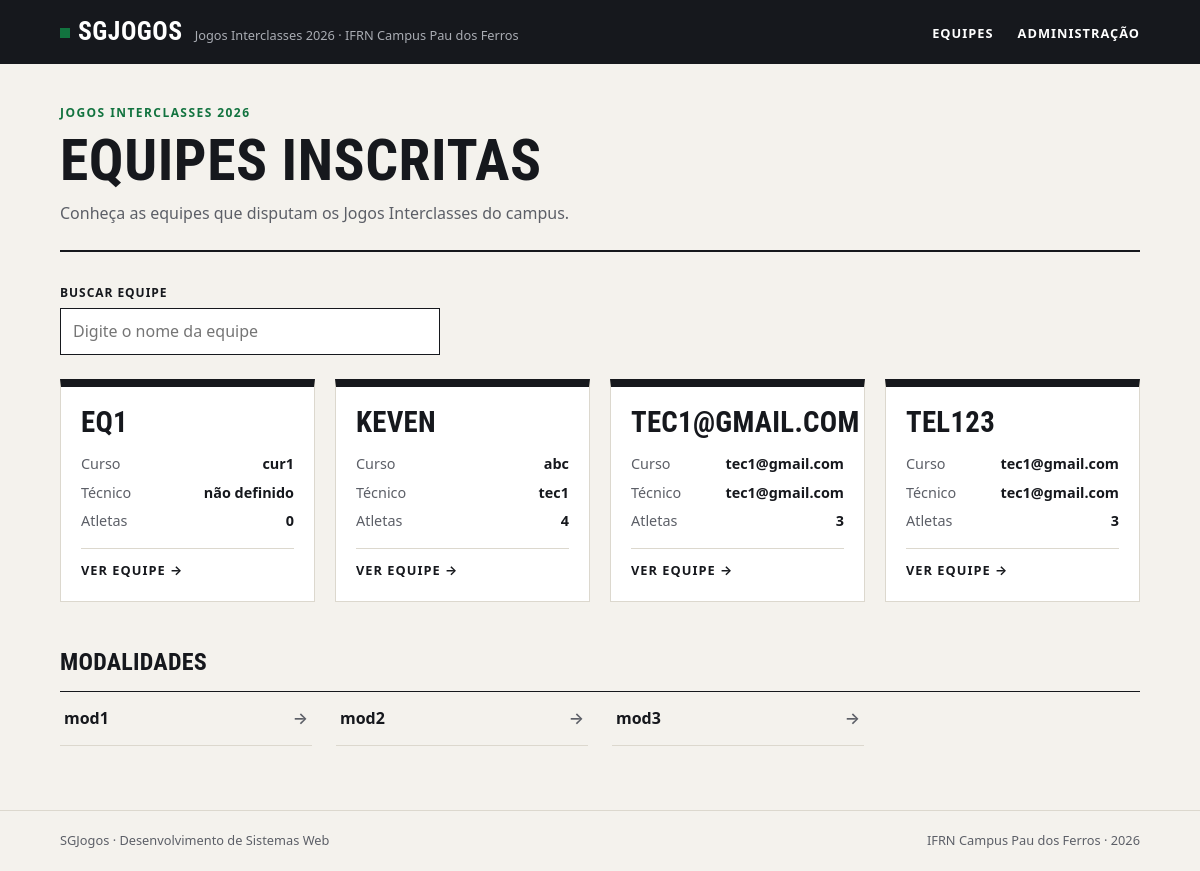
The page / on the database its author committed.
### jogos/models.py (models this page shows, shortened)
class Equipe(models.Model):
    nome = models.CharField(max_length=50, unique=True)
    curso = models.CharField(max_length=50)
    cor = models.CharField(max_length=50)
    criado_em = models.DateTimeField(auto_created=True)
    class Meta:
        verbose_name = "equipe"
        verbose_name_plural = "equipes"
        ordering = ["nome"]

class Tecnico(models.Model):
    nome = models.CharField(max_length=50)
    email = models.EmailField()
    telefone = models.CharField(max_length=50)
    equipe = models.OneToOneField(Equipe, on_delete=models.CASCADE, related_name="tecnico")
    class Meta:
        verbose_name = "técnico"
        verbose_name_plural = "técnicos"
        ordering = ["nome"]

class Modalidade(models.Model):
    nome = models.CharField(max_length=50, unique=True)
    modalidade_tipo = {
        "COLETIVA": "Coletiva",
        "INDIVIDUAL": "Individual"
    }
    tipo = models.CharField(
        max_length=30,
        choices=modalidade_tipo,
        default=modalidade_tipo["COLETIVA"]
    )
    max_atletas = models.PositiveIntegerField()
    class Meta:
         verbose_name = "modalidade"
         verbose_name_plural = "modalidades"
         ordering = ["nome"]

### jogos/views.py (the view)
# urls.py: 2. Add a URL to urlpatterns:  path('', views.home, name='home')
def home(req):
    equipes = Equipe.objects.all()
    modalidades = Modalidade.objects.all()
    return render(req, "jogos/index.html", {"equipes": equipes, "modalidades": modalidades})

### jogos/templates/jogos/index.html
{% extends 'jogos/base.html' %}
{%block main %}
        <header class="topo">
            <span class="sobretitulo">Jogos Interclasses 2026</span>
            <h1>Equipes inscritas</h1>
            <p class="descricao">Conheça as equipes que disputam os Jogos Interclasses do campus.</p>
        </header>
        <div class="busca">
            <label for="busca">Buscar equipe</label>
            <input type="search" id="busca" placeholder="Digite o nome da equipe">
        </div>
        <section class="grade" id="lista-equipes">
            {% for equipe in equipes %}
            <article class="card" style="border-top-color: {{equipe.cor}};">
                <h3>{{equipe.nome}}</h3>
                <dl>
                    <dt>Curso</dt>
                    <dd>{{equipe.curso}}</dd>
                    <dt>Técnico</dt>
                    <dd>{% if equipe.tecnico%}
                        {{equipe.tecnico.nome}}
                        {%else%}
                        não definido
                        {% endif %}
                    </dd>
                    <dt>Atletas</dt>
                    <dd>{{equipe.atletas.count}}</dd>
                </dl>
                <a class="link" href="{% url 'jogos:equipe' id=equipe.id %}">Ver equipe</a>
            </article>
            {% empty %}
                <p class="sem-resultado" id="sem-resultado">Nenhuma equipe encontrada.</p>
            {% endfor %}
        </section>
        <h2>Modalidades</h2>
        <ul class="lista-modalidades">
            {% for modalidade in modalidades%}
                <li><a href="{% url 'jogos:modalidade' id=modalidade.id %}">{{modalidade.nome}}</a></li>
            {% endfor %}
        </ul>
{%endblock%}

### jogos/templates/jogos/base.html (shortened to what this page needs)
{% load static %}
<!DOCTYPE html>
<html lang="pt-br">
<head>
    <link rel="stylesheet" href="{% static "style/style.css"%}">
</head>
<body>
    <header class="cabecalho">
        <div class="conteudo">
            <a class="marca" href="{% url "jogos:index" %}">
                <strong>SGJogos</strong>
                <span>Jogos Interclasses 2026 · IFRN Campus Pau dos Ferros</span>
            </a>
            <nav class="menu">
                <ul>
                    <li><a href="{% url "jogos:index" %}">Equipes</a></li>
                    <li><a href="#">Administração</a></li>
                </ul>
            </nav>
        </div>
    </header>
    <main class="conteudo">
        {% block main %}
        {% endblock %}
    </main>
    <footer class="rodape">
        <div class="conteudo">
            <p>SGJogos · Desenvolvimento de Sistemas Web</p>
            <p>IFRN Campus Pau dos Ferros · 2026</p>
        </div>
    </footer>
</body>
</html>

### jogos/static/style/style.css (style rules this page uses)
:root { --papel: #f4f2ed; --branco: #ffffff; --tinta: #16181d; --tinta-suave: #5c5f67; --linha: #dcd8ce; --verde: #12733f; --verde-claro: #e2efe6; --fonte-texto: system-ui, -apple-system, "Segoe UI", Roboto, Ubuntu, "Helvetica Neue", Arial, sans-serif; --fonte-titulo: "Bahnschrift SemiCondensed", "Bahnschrift", "Avenir Next Condensed", "Roboto Condensed", "Ubuntu Condensed", "Arial Narrow", var(--fonte-texto); }
*, *::before, *::after { box-sizing: border-box; }
* { margin: 0; padding: 0; }
body { min-height: 100vh; display: flex; flex-direction: column; background: var(--papel); color: var(--tinta); font-family: var(--fonte-texto); font-size: 1rem; line-height: 1.55; -webkit-font-smoothing: antialiased; }
a { color: inherit; }
ul { list-style: none; }
h1, h2, h3 { font-family: var(--fonte-titulo); font-stretch: condensed; font-weight: 700; line-height: 1.05; text-transform: uppercase; letter-spacing: 0.01em; }
.conteudo { width: 100%; max-width: 1120px; margin: 0 auto; padding: 0 20px; }
.cabecalho { background: var(--tinta); color: var(--branco); }
.cabecalho .conteudo { display: flex; align-items: center; justify-content: space-between; gap: 16px; min-height: 64px; }
.marca { display: flex; align-items: baseline; gap: 12px; text-decoration: none; }
.marca strong { font-family: var(--fonte-titulo); font-stretch: condensed; font-size: 1.6rem; letter-spacing: 0.02em; text-transform: uppercase; }
.marca strong::before { content: ""; display: inline-block; width: 10px; height: 10px; margin-right: 8px; background: var(--verde); transform: translateY(-2px); }
.marca span { color: #a9acb3; font-size: 0.8rem; }
.menu ul { display: flex; gap: 24px; }
.menu a { font-size: 0.8rem; font-weight: 600; letter-spacing: 0.08em; text-transform: uppercase; text-decoration: none; padding: 6px 0; border-bottom: 2px solid transparent; }
main.conteudo { flex: 1; padding-top: 40px; padding-bottom: 64px; }
.topo { padding-bottom: 24px; margin-bottom: 32px; border-bottom: 2px solid var(--tinta); }
.sobretitulo { display: block; margin-bottom: 8px; color: var(--verde); font-size: 0.75rem; font-weight: 700; letter-spacing: 0.12em; text-transform: uppercase; }
h1 { font-size: clamp(2.2rem, 6vw, 3.6rem); }
.descricao { max-width: 60ch; margin-top: 10px; color: var(--tinta-suave); }
h2 { margin: 48px 0 16px; font-size: 1.5rem; }
.busca { display: flex; flex-direction: column; gap: 6px; max-width: 380px; margin-bottom: 24px; }
.busca label { font-size: 0.75rem; font-weight: 700; letter-spacing: 0.08em; text-transform: uppercase; }
.busca input { padding: 10px 12px; border: 1px solid var(--tinta); border-radius: 0; background: var(--branco); color: var(--tinta); font: inherit; }
.grade { display: grid; grid-template-columns: repeat(auto-fill, minmax(250px, 1fr)); gap: 20px; }
.card { display: flex; flex-direction: column; gap: 16px; padding: 20px; background: var(--branco); border: 1px solid var(--linha); border-top: 8px solid var(--tinta); }
.card h3 { font-size: 1.8rem; }
.card dl { display: grid; grid-template-columns: auto 1fr; gap: 6px 12px; font-size: 0.9rem; }
.card dt { color: var(--tinta-suave); }
.card dd { font-weight: 600; text-align: right; }
.card .link { margin-top: auto; padding-top: 12px; border-top: 1px solid var(--linha); font-size: 0.8rem; font-weight: 700; letter-spacing: 0.08em; text-transform: uppercase; text-decoration: none; }
.card .link::after { content: " →"; }
.lista-modalidades { display: grid; grid-template-columns: repeat(auto-fill, minmax(220px, 1fr)); column-gap: 24px; border-top: 1px solid var(--tinta); }
.lista-modalidades a { display: flex; justify-content: space-between; padding: 14px 4px; border-bottom: 1px solid var(--linha); font-weight: 600; text-decoration: none; }
.lista-modalidades a::after { content: "→"; color: var(--tinta-suave); }
.rodape { border-top: 1px solid var(--linha); color: var(--tinta-suave); font-size: 0.8rem; }
.rodape .conteudo { display: flex; flex-wrap: wrap; justify-content: space-between; gap: 8px; padding-top: 20px; padding-bottom: 20px; }

### rows shown on the page
Equipe: nome "EQ1", curso "cur1", shows "não definido", atletas.count "0"
Equipe: nome "KEVEN", curso "abc", tecnico.nome "tec1", atletas.count "4"
Equipe: nome "TEC1@GMAIL.COM", curso "tec1@gmail.com", tecnico.nome "tec1@gmail.com", atletas.count "3"
Equipe: nome "TEL123", curso "tec1@gmail.com", tecnico.nome "tec1@gmail.com", atletas.count "3"
Modalidade: nome "mod1"
Modalidade: nome "mod2"
Modalidade: nome "mod3"
